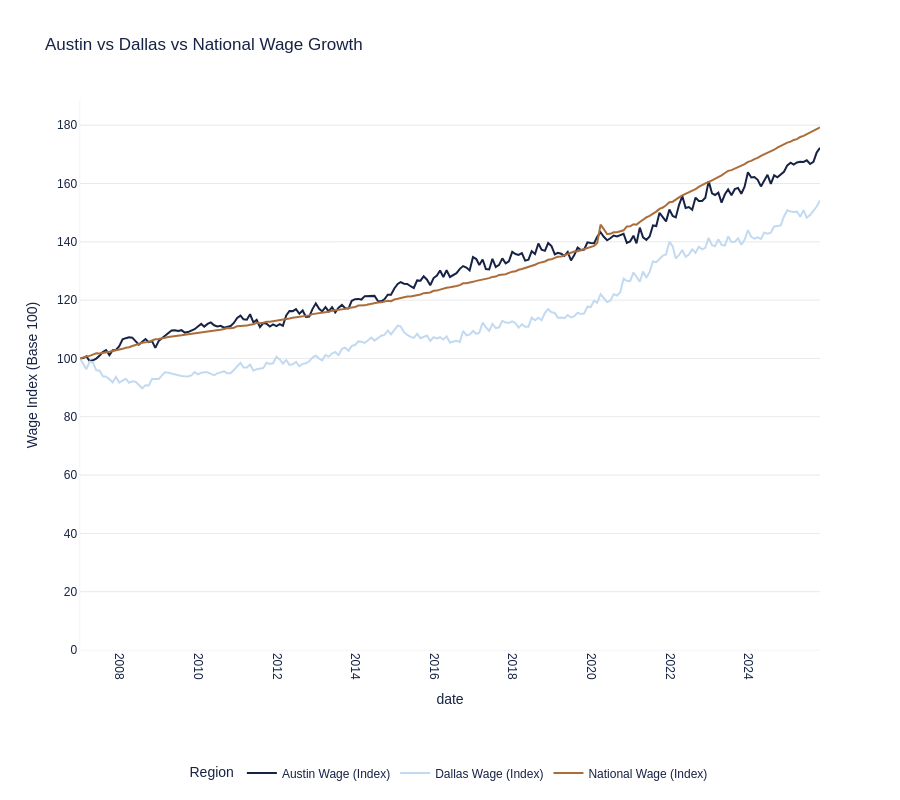

The code cell stored with this chart in its notebook:
### Markdown cell above
## Chart 5: Austin vs Dallas vs National Wage Growth

Compares wage growth between Austin, Dallas, and the nation, indexed to 100 at the earliest common date.
All data uses hourly wages for apples-to-apples comparison.

### Code cell
# Fetch hourly wage data for Austin, Dallas, and Nation
df_austin_wage = fetch_fred_series('SMU48124200500000003', 'Austin Hourly Wage')
df_dallas_wage = fetch_fred_series('SMU48191000500000003', 'Dallas Hourly Wage')
df_national_wage = fetch_fred_series('CES0500000003', 'National Hourly Wage')

# Merge all three on date
df_wage = df_austin_wage.merge(df_dallas_wage, on='date', how='inner')
df_wage = df_wage.merge(df_national_wage, on='date', how='inner')

# Index all three series to 100 at earliest common date
if len(df_wage) > 0:
    base_austin = df_wage['Austin Hourly Wage'].iloc[0]
    base_dallas = df_wage['Dallas Hourly Wage'].iloc[0]
    base_national = df_wage['National Hourly Wage'].iloc[0]
    
    df_wage['Austin Wage (Index)'] = (df_wage['Austin Hourly Wage'] / base_austin) * 100
    df_wage['Dallas Wage (Index)'] = (df_wage['Dallas Hourly Wage'] / base_dallas) * 100
    df_wage['National Wage (Index)'] = (df_wage['National Hourly Wage'] / base_national) * 100
    
    # Convert to long format
    df_wage_long = df_wage[['date', 'Austin Wage (Index)', 'Dallas Wage (Index)', 'National Wage (Index)']].melt(
        id_vars=['date'],
        var_name='Region',
        value_name='Wage Index (Base 100)'
    )
    
    # Create chart
    fig = aquila_styled_line_chart(
        df_wage_long,
        x='date',
        y='Wage Index (Base 100)',
        color='Region',
        title='Austin vs Dallas vs National Wage Growth',
        height=800
    )
    
    fig.update_yaxes(rangemode='tozero')
    
    # Save chart
    fig.write_html('charts/economic-indicators/austin_vs_dallas_vs_national_wage_growth.html')
    print("✓ Chart saved: austin_vs_dallas_vs_national_wage_growth.html")
    
    fig.show()
else:
    print("Warning: No overlapping data for wage comparison")

### Figure 1 — Plotly figure (JSON) as saved in the notebook; plotly's stock layout.template omitted (floating-point values rounded to 4 significant figures; data arrays with more than 128 entries replaced by an {"elided": "..."} marker saying what was removed)
{"data": [{"hovertemplate": "Region=Austin Wage (Index)<br>date=%{x}<br>Wage Index (Base 100)=%{y}<extra></extra>", "legendgroup": "Austin Wage (Index)", "line": {"color": "#172344", "dash": "solid"}, "marker": {"symbol": "circle"}, "mode": "lines", "name": "Austin Wage (Index)", "orientation": "v", "showlegend": true, "type": "scatter", "x": {"elided": "227 str values"}, "xaxis": "x", "y": {"elided": "227 float values"}, "yaxis": "y"}, {"hovertemplate": "Region=Dallas Wage (Index)<br>date=%{x}<br>Wage Index (Base 100)=%{y}<extra></extra>", "legendgroup": "Dallas Wage (Index)", "line": {"color": "#C2DAF1", "dash": "solid"}, "marker": {"symbol": "circle"}, "mode": "lines", "name": "Dallas Wage (Index)", "orientation": "v", "showlegend": true, "type": "scatter", "x": {"elided": "227 str values"}, "xaxis": "x", "y": {"elided": "227 float values"}, "yaxis": "y"}, {"hovertemplate": "Region=National Wage (Index)<br>date=%{x}<br>Wage Index (Base 100)=%{y}<extra></extra>", "legendgroup": "National Wage (Index)", "line": {"color": "#AB6D3A", "dash": "solid"}, "marker": {"symbol": "circle"}, "mode": "lines", "name": "National Wage (Index)", "orientation": "v", "showlegend": true, "type": "scatter", "x": {"elided": "227 str values"}, "xaxis": "x", "y": {"elided": "227 float values"}, "yaxis": "y"}], "layout": {"font": {"color": "#172344", "family": "Futura LT Pro, Futura, Arial, sans-serif"}, "height": 800, "legend": {"orientation": "h", "title": {"font": {"family": "Futura LT Pro, Futura, Arial, sans-serif"}, "text": "Region"}, "tracegroupgap": 0, "x": 0.5, "xanchor": "center", "y": -0.25, "yanchor": "bottom"}, "margin": {"b": 100}, "paper_bgcolor": "white", "plot_bgcolor": "white", "title": {"font": {"family": "Futura LT Pro, Futura, Arial, sans-serif"}, "text": "Austin vs Dallas vs National Wage Growth"}, "xaxis": {"anchor": "y", "domain": [0, 1], "linecolor": "#e9e9ea", "linewidth": 0.5, "mirror": false, "showgrid": false, "showline": true, "tickangle": 90, "title": {"text": "date"}, "zeroline": false}, "yaxis": {"anchor": "x", "domain": [0, 1], "gridcolor": "#e9e9ea", "linecolor": "#e9e9ea", "linewidth": 0.5, "mirror": false, "rangemode": "tozero", "showgrid": true, "showline": true, "title": {"text": "Wage Index (Base 100)"}, "zeroline": true}}}
